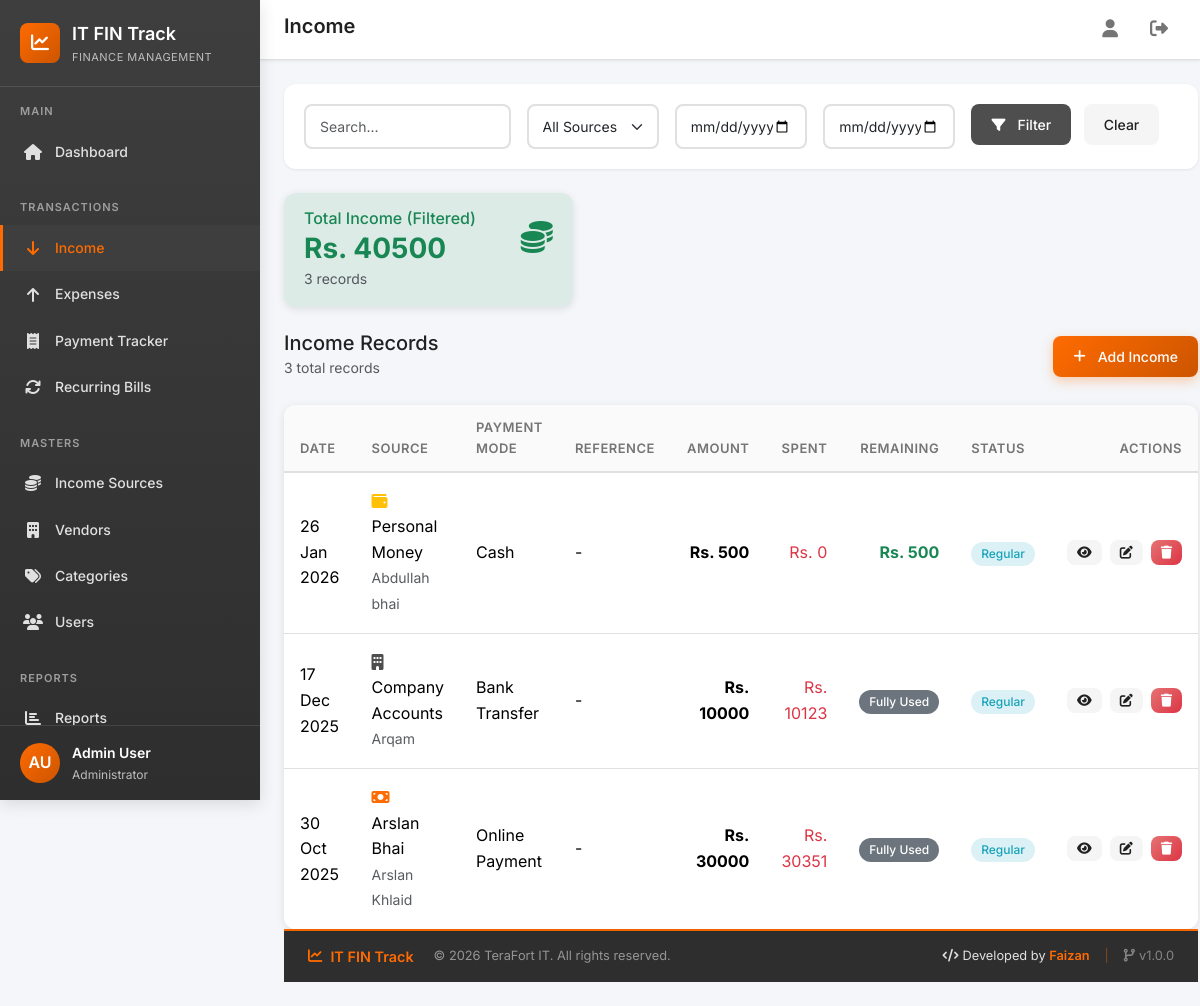
Before: /income/ (signed in) with the older database file.
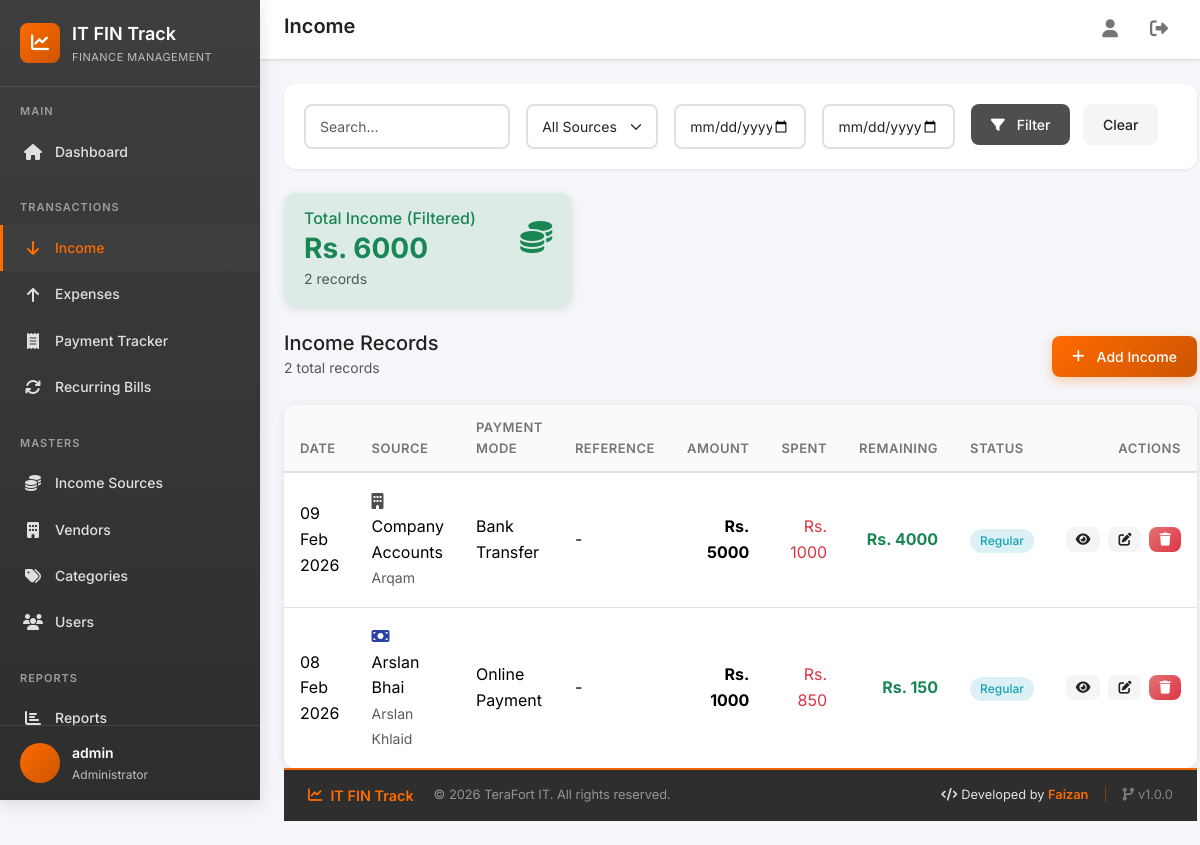
After: the same page with the newer database file.
### core/models/user.py (models this page shows, shortened)
class User(AbstractUser):
    class Role(models.TextChoices):
        ADMIN = 'admin', 'Administrator'
        EXECUTIVE = 'executive', 'IT Executive'
        ACCOUNTANT = 'accountant', 'Accountant'
        MANAGER = 'manager', 'Manager'
        VIEWER = 'viewer', 'Viewer'
    role = models.CharField(
        max_length=20,
        choices=Role.choices,
        default=Role.VIEWER,
        help_text='User role determines access permissions'
    )
    department = models.CharField(
        max_length=100,
        blank=True,
        default='IT',
        help_text='Department the user belongs to'
    )
    phone = models.CharField(
        max_length=20,
        blank=True,
        help_text='Contact phone number'
    )
    is_soft_deleted = models.BooleanField(
        default=False,
        help_text='Soft delete flag - never lose data'
    )
    created_at = models.DateTimeField(auto_now_add=True)
    updated_at = models.DateTimeField(auto_now=True)
    class Meta:
        verbose_name = 'User'
        verbose_name_plural = 'Users'
        ordering = ['-created_at']
    @property
    def is_admin(self):
        return self.role == self.Role.ADMIN
    @property
    def can_edit(self):
        return self.role in [self.Role.ADMIN, self.Role.EXECUTIVE, self.Role.ACCOUNTANT]
    @property
    def can_delete(self):
        return self.role == self.Role.ADMIN

### core/models/income.py (models this page shows, shortened)
class Income(models.Model):
    class PaymentMode(models.TextChoices):
        CASH = 'cash', 'Cash'
        BANK = 'bank', 'Bank Transfer'
        ONLINE = 'online', 'Online Payment'
        CHEQUE = 'cheque', 'Cheque'
    source = models.ForeignKey(
        'IncomeSource',
        on_delete=models.PROTECT,
        related_name='incomes',
        help_text='Source of the income'
    )
    source_detail = models.CharField(
        max_length=200,
        blank=True,
        help_text='Additional details about the source (e.g., person name)'
    )
    amount = models.DecimalField(
        max_digits=12,
        decimal_places=2,
        help_text='Amount received'
    )
    date = models.DateField(
        help_text='Date of receiving the amount'
    )
    reference_number = models.CharField(
        max_length=100,
        blank=True,
        help_text='Reference number (voucher, transaction ID, etc.)'
    )
    payment_mode = models.CharField(
        max_length=20,
        choices=PaymentMode.choices,
        default=PaymentMode.CASH,
        help_text='Mode of payment'
    )
    project = models.CharField(
        max_length=200,
        blank=True,
        help_text='Linked project or purpose (optional)'
    )
    description = models.TextField(
        blank=True,
        help_text='Description or notes about this income'
    )
    is_reimbursable = models.BooleanField(
        default=False,
        help_text='Is this amount to be reimbursed later?'
    )
    reimbursed = models.BooleanField(
        default=False,
        help_text='Has this amount been reimbursed?'
    )
    reimbursed_date = models.DateField(
        null=True,
        blank=True,
        help_text='Date when reimbursement was received'
    )
    created_by = models.ForeignKey(
        settings.AUTH_USER_MODEL,
        on_delete=models.PROTECT,
        related_name='incomes_created',
        help_text='User who created this record'
    )
    is_soft_deleted = models.BooleanField(
        default=False,
        help_text='Soft delete flag'
    )
    created_at = models.DateTimeField(auto_now_add=True)
    updated_at = models.DateTimeField(auto_now=True)
    class Meta:
        verbose_name = 'Income'
        verbose_name_plural = 'Incomes'
        ordering = ['-date', '-created_at']
    @property
    def spent_amount(self):
        return self.linked_expenses.filter(
            is_soft_deleted=False
        ).aggregate(
            total=models.Sum('amount')
        )['total'] or Decimal('0')
    @property
    def remaining_amount(self):
        return self.amount - self.spent_amount

### core/models/income_source.py (models this page shows, shortened)
class IncomeSource(models.Model):
    name = models.CharField(
        max_length=100,
        unique=True,
        help_text='Name of the income source'
    )
    description = models.TextField(
        blank=True,
        help_text='Description of this income source'
    )
    icon = models.CharField(
        max_length=50,
        default='fa-money-bill',
        help_text='Font Awesome icon class (e.g., fa-building)'
    )
    color = models.CharField(
        max_length=7,
        default='#FF6B01',
        help_text='Color for this source (hex code)'
    )
    contact_person = models.CharField(
        max_length=100,
        blank=True,
        help_text='Contact person for this source'
    )
    contact_phone = models.CharField(
        max_length=20,
        blank=True,
        help_text='Contact phone number'
    )
    contact_email = models.EmailField(
        blank=True,
        help_text='Contact email'
    )
    notes = models.TextField(
        blank=True,
        help_text='Additional notes'
    )
    is_active = models.BooleanField(
        default=True,
        help_text='Whether this source is active'
    )
    is_soft_deleted = models.BooleanField(
        default=False,
        help_text='Soft delete flag'
    )
    created_at = models.DateTimeField(auto_now_add=True)
    updated_at = models.DateTimeField(auto_now=True)
    class Meta:
        verbose_name = 'Income Source'
        verbose_name_plural = 'Income Sources'
        ordering = ['name']

### core/views/income.py (the view, shortened to what this page needs)
# urls.py: path('income/', income_views.income_list, name='income_list'),
@login_required
def income_list(request):
    incomes = Income.objects.filter(is_soft_deleted=False).select_related('source').order_by('-date', '-created_at')
    search = request.GET.get('search', '')
    source_filter = request.GET.get('source', '')
    date_from = request.GET.get('date_from', '')
    date_to = request.GET.get('date_to', '')
    if source_filter:
        incomes = incomes.filter(source_id=source_filter)
    if date_from:
        incomes = incomes.filter(date__gte=date_from)
    if date_to:
        incomes = incomes.filter(date__lte=date_to)
    total_amount = incomes.aggregate(total=Sum('amount'))['total'] or 0
    total_count = incomes.count()
    paginator = Paginator(incomes, 15)
    page = request.GET.get('page')
    incomes = paginator.get_page(page)
    sources = IncomeSource.objects.filter(is_soft_deleted=False, is_active=True)
    context = {
        'incomes': incomes,
        'search': search,
        'source_filter': source_filter,
        'date_from': date_from,
        'date_to': date_to,
        'sources': sources,
        'total_amount': total_amount,
        'total_count': total_count,
    }
    return render(request, 'core/income/list.html', context)

### core/context_processors.py (called while the page is built)
def theme_colors(request):
    return {
        'THEME_COLORS': getattr(settings, 'THEME_COLORS', {}),
    }

### templates/core/income/list.html (shortened to what the changed rows need)
{% extends 'base.html' %}
{% block page_title %}Income{% endblock %}
{% block content %}
<div class="fade-in">
    <div class="row mb-4">
        <div class="col-md-4">
            <div class="card bg-success bg-opacity-10 border-success">
                <div class="card-body py-3">
                    <div class="d-flex justify-content-between align-items-center">
                        <div>
                            <h6 class="text-success mb-1">Total Income (Filtered)</h6>
                            <h3 class="mb-0 text-success fw-bold">Rs. {{ total_amount|floatformat:0|default:"0" }}</h3>
                        </div>
                        <div class="text-success fs-2">
                        </div>
                    </div>
                    <small class="text-muted">{{ total_count }} records</small>
                </div>
            </div>
        </div>
    </div>
    <div class="d-flex justify-content-between align-items-center mb-4">
        <div>
            <h5 class="mb-0">Income Records</h5>
            <small class="text-muted">{{ incomes.paginator.count }} total records</small>
        </div>
    </div>
    <div class="card">
        <div class="card-body p-0">
            {% if incomes %}
            <div class="table-responsive">
                <table class="table table-hover mb-0">
                    <thead>
                        <tr>
                            <th>Date</th>
                            <th>Source</th>
                            <th>Payment Mode</th>
                            <th>Reference</th>
                            <th class="text-end">Amount</th>
                            <th class="text-end">Spent</th>
                            <th class="text-end">Remaining</th>
                            <th>Status</th>
                            <th class="text-end">Actions</th>
                        </tr>
                    </thead>
                    <tbody>
                        {% for income in incomes %}
                        <tr>
                            <td>{{ income.date|date:"d M Y" }}</td>
                            <td>
                                <i class="fas {{ income.source.icon }} me-2" style="color:{{ income.source.color }}"></i>
                                {{ income.source.name }}
                                {% if income.source_detail %}
                                <br><small class="text-muted">{{ income.source_detail }}</small>
                                {% endif %}
                            </td>
                            <td>{{ income.get_payment_mode_display }}</td>
                            <td>{{ income.reference_number|default:"-" }}</td>
                            <td class="text-end amount-positive fw-bold">Rs. {{ income.amount|floatformat:0 }}</td>
                            <td class="text-end text-danger">Rs. {{ income.spent_amount|floatformat:0 }}</td>
                            <td class="text-end">
                                {% if income.remaining_amount > 0 %}
                                <span class="text-success fw-bold">Rs. {{ income.remaining_amount|floatformat:0 }}</span>
                                {% else %}
                                <span class="badge bg-secondary">Fully Used</span>
                                {% endif %}
                            </td>
                            <td>
                                {% if income.is_reimbursable %}
                                    {% if income.reimbursed %}
                                    <span class="badge bg-success">Reimbursed</span>
                                    {% else %}
                                    <span class="badge bg-warning">Pending</span>
                                    {% endif %}
                                {% else %}
                                <span class="badge bg-info">Regular</span>
                                {% endif %}
                            </td>
                            <td class="text-end">
                                <div class="action-buttons justify-content-end">
                                    <a href="{% url 'core:income_detail' income.pk %}" class="btn btn-sm btn-light" title="View">
                                        <i class="fas fa-eye"></i>
                                    </a>
                                    {% if request.user.can_edit %}
                                    <a href="{% url 'core:income_edit' income.pk %}" class="btn btn-sm btn-light" title="Edit">
                                        <i class="fas fa-edit"></i>
                                    </a>
                                    {% endif %}
                                    {% if request.user.can_delete %}
                                    <a href="{% url 'core:income_delete' income.pk %}" class="btn btn-sm btn-danger" title="Delete">
                                        <i class="fas fa-trash"></i>
                                    </a>
                                    {% endif %}
                                </div>
                            </td>
                        </tr>
                        {% endfor %}
                    </tbody>
                </table>
            </div>
            {% endif %}
        </div>
    </div>
</div>
{% endblock %}

### templates/base.html (shortened to what the changed rows need)
{% load static %}
<!DOCTYPE html>
<html lang="en">
<head>
    <link href="https://cdn.jsdelivr.net/npm/bootstrap@5.3.2/dist/css/bootstrap.min.css" rel="stylesheet">
    <link rel="stylesheet" href="https://cdnjs.cloudflare.com/ajax/libs/font-awesome/6.5.1/css/all.min.css">
    <link rel="stylesheet" href="{% static 'css/style.css' %}">
</head>
<body>
    <div class="app-container">
        <aside class="sidebar" id="sidebar">
            <div class="sidebar-footer">
                <div class="user-info">
                    <div class="user-avatar">
                        {{ request.user.first_name|slice:":1"|upper }}{{ request.user.last_name|slice:":1"|upper }}
                    </div>
                    <div>
                        <div class="user-name">{{ request.user.get_full_name|default:request.user.username }}</div>
                        <div class="user-role">{{ request.user.get_role_display }}</div>
                    </div>
                </div>
            </div>
        </aside>
        <main class="main-content">
            <header class="top-header">
                <div class="header-left">
                    <h1 class="page-title">{% block page_title %}Dashboard{% endblock %}</h1>
                </div>
            </header>
            {% block content %}{% endblock %}
        </main>
    </div>
</body>
</html>

Changed rows visible on the page:
removed Income: date "26 Jan 2026", source.name "Personal Money", source_detail "Abdullah bhai", payment_mode "Cash", reference_number "-", amount "500", spent_amount "0", remaining_amount "500", is_reimbursable "Regular"
removed Income: date "17 Dec 2025", source.name "Company Accounts", source_detail "Arqam", payment_mode "Bank Transfer", reference_number "-", amount "10000", spent_amount "10123", shows "Fully Used", is_reimbursable "Regular"
removed Income: date "30 Oct 2025", source.name "Arslan Bhai", source_detail "Arslan Khlaid", payment_mode "Online Payment", reference_number "-", amount "30000", spent_amount "30351", shows "Fully Used", is_reimbursable "Regular"
changed User "Administrator": user.get_full_name "Admin User" → "admin"; user.first_name "A" → (not shown); user.last_name "U" → (not shown)
now on this page (row edited): Income: date "09 Feb 2026", source.name "Company Accounts", source_detail "Arqam", payment_mode "Bank Transfer", reference_number "-", amount "5000", spent_amount "1000", remaining_amount "4000", is_reimbursable "Regular"
now on this page (row edited): Income: date "08 Feb 2026", source.name "Arslan Bhai", source_detail "Arslan Khlaid", payment_mode "Online Payment", reference_number "-", amount "1000", spent_amount "850", remaining_amount "150", is_reimbursable "Regular"
Other visible differences:
{{ total_amount|floatformat:0|default:"0" }}: "40500" → "6000"
{{ total_count }}: "3" → "2"
{{ incomes.paginator.count }}: "3" → "2"
